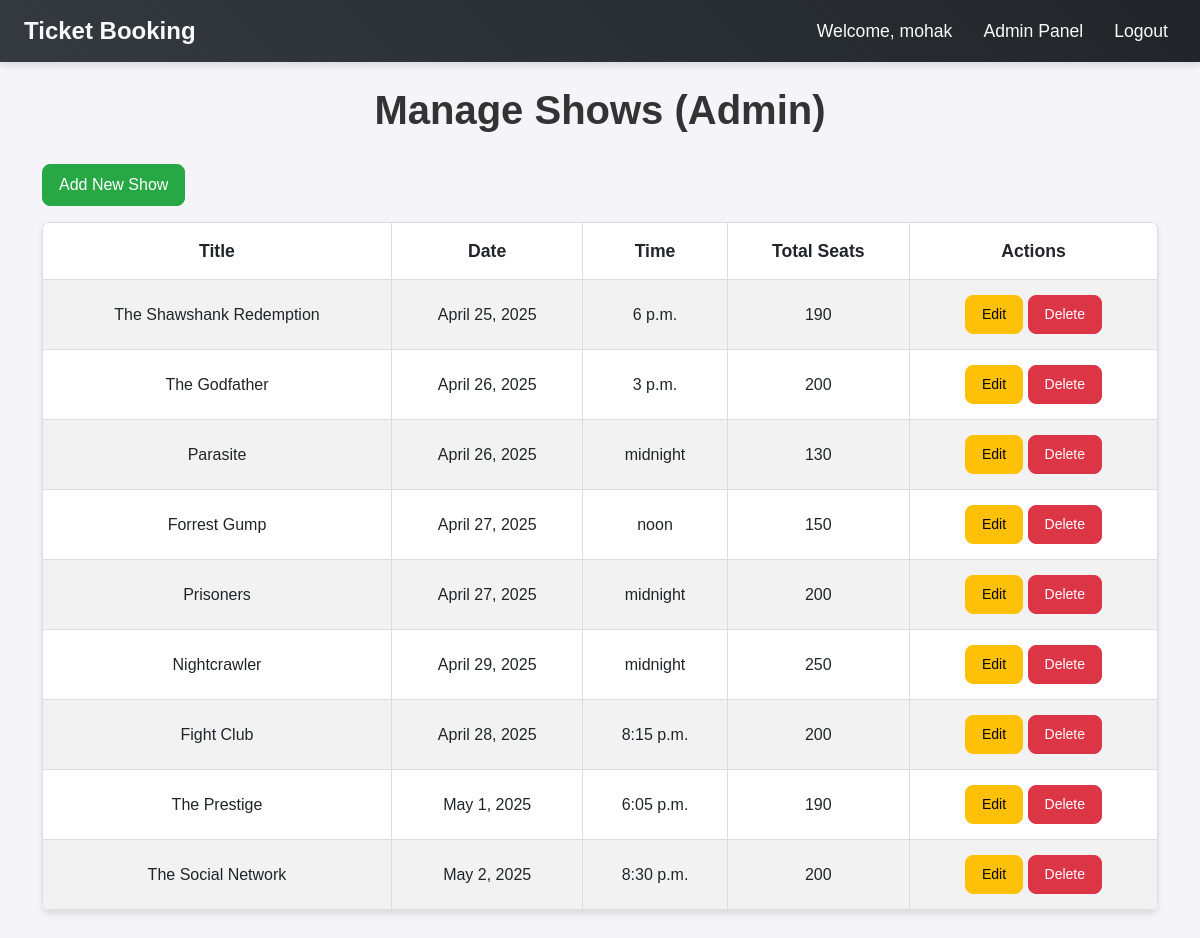
/accounts/admin/shows/ (signed in), run on the app's committed database.
### booking/models.py (models this page shows, shortened)
class Show(models.Model):
    title = models.CharField(max_length=100)
    description = models.TextField()
    date = models.DateField()
    time = models.TimeField()
    total_seats = models.PositiveIntegerField()

### booking/views.py (the view)
# urls.py: path('admin/shows/', ShowManageView.as_view(), name='admin_shows'),
class ShowManageView(AdminRequiredMixin, View):
    def get(self, request):
        shows = Show.objects.all()
        return render(request, 'booking/show_manage.html', {'shows': shows})

### booking/views.py (called while the page is built)
    def test_func(self):
        return self.request.user.is_superuser

### booking/templates/booking/show_manage.html
{% extends 'booking/base.html' %}
{% block content %}
<h2>Manage Shows (Admin)</h2>
<a href="{% url 'add_show' %}" class="btn btn-success mb-3">Add New Show</a>
<table class="table table-striped">
    <thead>
        <tr>
            <th>Title</th>
            <th>Date</th>
            <th>Time</th>
            <th>Total Seats</th>
            <th>Actions</th>
        </tr>
    </thead>
    <tbody>
        {% for show in shows %}
        <tr>
            <td>{{ show.title }}</td>
            <td>{{ show.date }}</td>
            <td>{{ show.time }}</td>
            <td>{{ show.total_seats }}</td>
            <td>
                <a href="{% url 'edit_show' show.id %}" class="btn btn-sm btn-warning">Edit</a>
                <a href="{% url 'delete_show' show.id %}" class="btn btn-sm btn-danger">Delete</a>
            </td>
        </tr>
        {% endfor %}
    </tbody>
</table>
{% endblock %}

### booking/templates/booking/base.html (shortened to what this page needs)
{% load static %}
<!DOCTYPE html>
<html lang="en">
<head>
    <link rel="stylesheet" href="https://cdn.jsdelivr.net/npm/bootstrap@5.3.0/dist/css/bootstrap.min.css">
    <link rel="stylesheet" href="{% static 'booking/style.css' %}">
</head>
<body>
<nav class="navbar navbar-expand-lg navbar-dark bg-dark px-4">
    <a class="navbar-brand" href="{% url 'home' %}">Ticket Booking</a>
    <div class="collapse navbar-collapse">
        <ul class="navbar-nav ms-auto">
            {% if user.is_authenticated %}
                <li class="nav-item"><span class="nav-link">Welcome, {{ user.username }}</span></li>
                {% if user.is_superuser %}
                    <li class="nav-item"><a class="nav-link" href="{% url 'admin_shows' %}">Admin Panel</a></li>
                {% endif %}
                <li class="nav-item"><a class="nav-link" href="{% url 'logout' %}">Logout</a></li>
            {% else %}
                <li class="nav-item"><a class="nav-link" href="{% url 'login' %}">Login</a></li>
                <li class="nav-item"><a class="nav-link" href="{% url 'register' %}">Register</a></li>
            {% endif %}
        </ul>
    </div>
</nav>
<div class="container mt-4">
    {% block content %}
    {% endblock %}
</div>
</body>
</html>

### booking/static/booking/style.css (style rules this page uses)
body { background-color: #f4f6f8; font-family: 'Segoe UI', Tahoma, Geneva, Verdana, sans-serif; color: #333; }
h1, h2, h3 { color: #212529; margin-bottom: 20px; font-weight: 600; }
.navbar { background: linear-gradient(45deg, #343a40, #212529); margin-bottom: 25px; box-shadow: 0 4px 6px rgba(0,0,0,0.1); }
.navbar-brand { font-size: 1.5rem; font-weight: bold; color: #f8f9fa !important; }
.nav-link { color: #f8f9fa !important; transition: 0.3s ease; }
.container { padding-bottom: 40px; }
.table { background: #fff; border-radius: 10px; overflow: hidden; }
.table thead { background-color: #343a40; color: white; }
.table th, .table td { text-align: center; vertical-align: middle !important; padding: 12px; }
.btn { border-radius: 8px; padding: 8px 16px; font-weight: 500; transition: all 0.2s ease-in-out; }
.btn-danger { background-color: #dc3545; border-color: #dc3545; }
.btn-success { background-color: #28a745; border-color: #28a745; }
body { font-family: Arial, sans-serif; background-color: #f4f4f9; color: #333; }
.container { margin-top: 30px; }
.navbar { margin-bottom: 20px; }
.navbar-brand { font-size: 1.5rem; font-weight: bold; }
.navbar-nav .nav-item .nav-link { font-size: 1.1rem; margin-left: 15px; }
h2 { text-align: center; font-size: 2.5rem; color: #333; margin-bottom: 30px; }
.table { width: 100%; margin-bottom: 20px; border-collapse: collapse; background-color: #fff; border-radius: 8px; box-shadow: 0 4px 6px rgba(0, 0, 0, 0.1); }
.table thead { background-color: #007bff; color: white; text-align: center; font-size: 1.1rem; }
.table th, .table td { padding: 15px; text-align: center; border: 1px solid #ddd; }
.table tbody tr:nth-child(even) { background-color: #f9f9f9; }
.table th { font-weight: bold; }

### data on the page
Show: title "The Shawshank Redemption", date "April 25, 2025", time "6 p.m.", total_seats "190"
Show: title "The Godfather", date "April 26, 2025", time "3 p.m.", total_seats "200"
Show: title "Parasite", date "April 26, 2025", time "midnight", total_seats "130"
Show: title "Forrest Gump", date "April 27, 2025", time "noon", total_seats "150"
Show: title "Prisoners", date "April 27, 2025", time "midnight", total_seats "200"
Show: title "Nightcrawler", date "April 29, 2025", time "midnight", total_seats "250"
Show: title "Fight Club", date "April 28, 2025", time "8:15 p.m.", total_seats "200"
Show: title "The Prestige", date "May 1, 2025", time "6:05 p.m.", total_seats "190"
Show: title "The Social Network", date "May 2, 2025", time "8:30 p.m.", total_seats "200"

### other printed values
{{ user.username }} "mohak"
